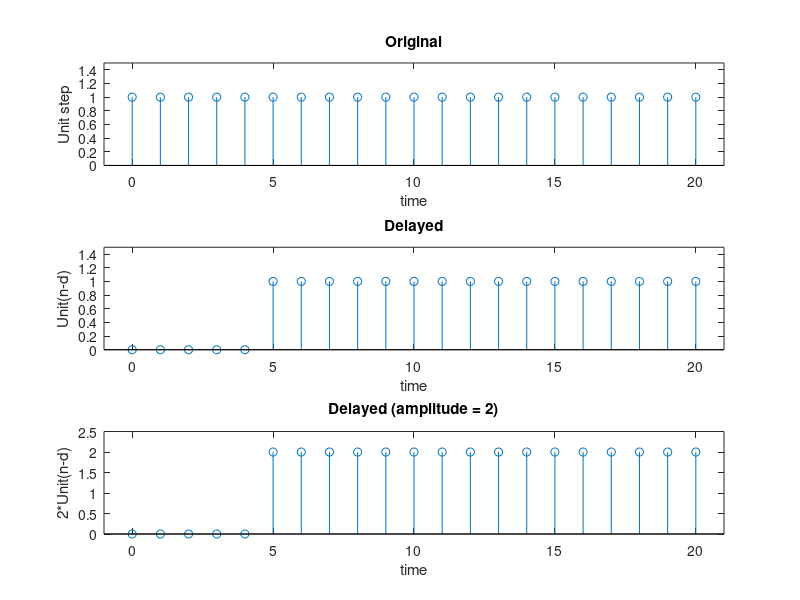

The MATLAB source for this figure:
%Aditya Badayalya, 510819056, Assignment 2
clc;clear;
n = 1:1:21;
delay = input("Enter the delay in range of 1-20: ");
while delay<1 || delay > 20
    delay = input("Input out of range! Please enter input again: ");
end
dellay = input("Enter the delay in range of 1-20 (for amplitude 2): ");
while dellay<1 || dellay > 20
    dellay = input("Input out of range! Please enter input again: ");
end
u_1 = [ones(1,21)];
u_2 = [zeros(1,delay) ones(1,21-delay)];
u_3 = [zeros(1,dellay) ones(1,21-dellay)+1];
figure('name',"Question 2",'numbertitle', 'off');
subplot(3,1,1)
stem(n-1,u_1);
axis([-1 21 -2 1.5]);
xlabel("time");
ylabel("Unit step");
title("Original");
ylim([0 1.5]);
subplot(3,1,2)
stem(n-1,u_2);
axis([-1 21 -2 1.5]);
xlabel("time");
ylabel("Unit(n-d)");
title("Delayed");
ylim([0 1.5]);
subplot(3,1,3)
stem(n-1,u_3);
axis([-1 21 -2 1.5]);
xlabel("time");
ylabel("2*Unit(n-d)");
title("Delayed (amplitude = 2)");
ylim([0 2.5]);